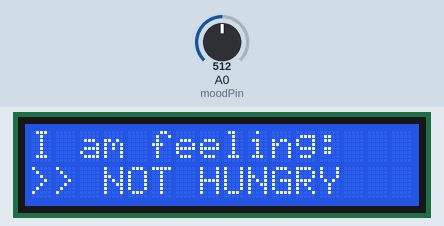
Simulated run of this sketch. Board: Arduino Uno, built with avr-gcc and run on an emulated ATmega328P. Shown: 16×2 character LCD. Inputs (shaded band) come from the test bench; at power-on: A0 (moodPin) = 512.

Above: at 3.2 s.
3.3 s: A0 (moodPin) set to 374
At 4.1 s:
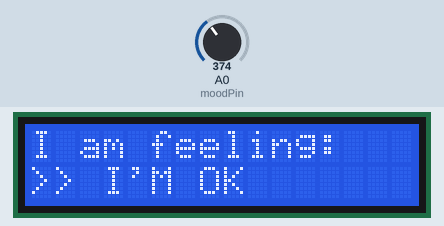
4.9 s: A0 (moodPin) set to 246
At 6.2 s:
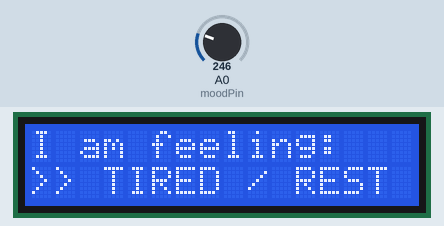
6.6 s: A0 (moodPin) set to 122
At 7.2 s:
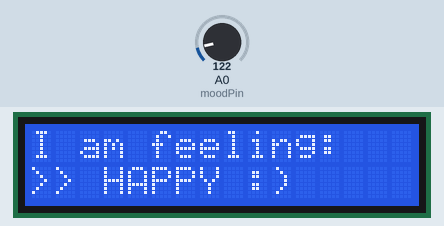
8.3 s: A0 (moodPin) set to 511
At 9.4 s:
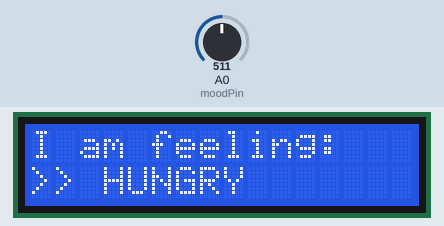
10.0 s: A0 (moodPin) set to 650
At 11.5 s:
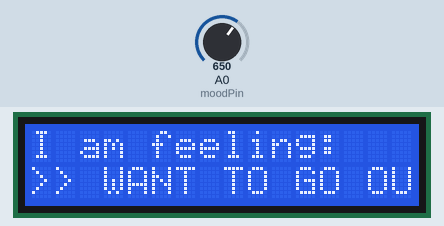
11.8 s: A0 (moodPin) set to 900
At 12.7 s:
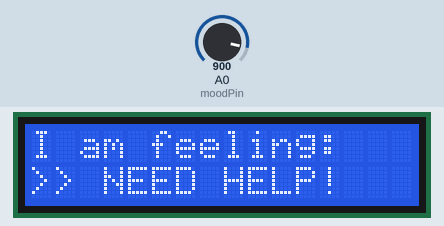
Timing chart, 0 to 14.5 s (numbered marks = the images above; inputs shaded):
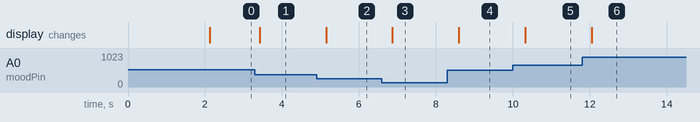

Measured:
- after the input at 3.3 s, the display: changes after 0.12 s (image 1)
- after the input at 4.9 s, the display: changes after 0.25 s (image 2)
- after the input at 6.6 s, the display: changes after 0.27 s (image 3)
- after the input at 8.3 s, the display: changes after 0.30 s (image 4)
- after the input at 10.0 s, the display: changes after 0.32 s (image 5)
- after the input at 11.8 s, the display: changes after 0.25 s (image 6)

The sketch:

sketch.ino
```cpp
#include <Wire.h>
#include <LiquidCrystal_I2C.h>

// Initialize the LCD screen (Address 0x27, 16 columns, 2 rows)
LiquidCrystal_I2C lcd(0x27, 16, 2);

const int moodPin = A0; // Slider connected to A0

void setup() {
  lcd.init();
  lcd.backlight();

  lcd.setCursor(0, 0);
  lcd.print("Mood Communicator");
  lcd.setCursor(0, 1);
  lcd.print("System Ready...");
  delay(2000);
  lcd.clear();
}

void loop() {
  int moodValue = analogRead(moodPin); // Reads from 0 to 1023

  lcd.setCursor(0, 0);
  lcd.print("I am feeling:   "); // Header text

  lcd.setCursor(0, 1);

  // Divide the slider into 8 sections for all the moods
  if (moodValue < 128) {
    lcd.print(">> HAPPY :)     ");
  }
  else if (moodValue >= 128 && moodValue < 256) {
    lcd.print(">> TIRED / REST ");
  }
  else if (moodValue >= 256 && moodValue < 384) {
    lcd.print(">> I'M OK       ");
  }
  else if (moodValue >= 384 && moodValue < 512) {
    lcd.print(">> HUNGRY       ");
  }
  else if (moodValue >= 512 && moodValue < 640) {
    lcd.print(">> NOT HUNGRY   ");
  }
  else if (moodValue >= 640 && moodValue < 768) {
    lcd.print(">> WANT TO GO OUT");
  }
  else if (moodValue >= 768 && moodValue < 896) {
    lcd.print(">> PAIN / HURT  ");
  }
  else {
    lcd.print(">> NEED HELP!   ");
  }

  delay(400); // Refresh speed
}
```
